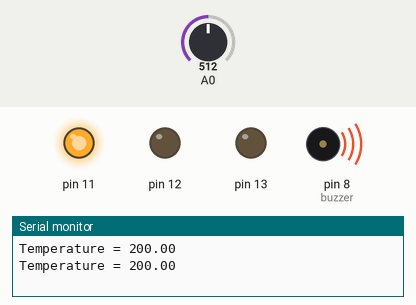
Simulated run of this sketch. Board: Arduino Uno, built with avr-gcc and run on an emulated ATmega328P. Shown: output pins drawn as LEDs (lit = HIGH), buzzer (waves = sounding), the last lines printed to the serial monitor. The inputs (shaded band) are chosen by the test bench; at power-on: A0 = 512.

Above: at 1.8 s.
1.9 s: A0 set to 216
3.4 s: A0 set to 187
At 4.7 s:
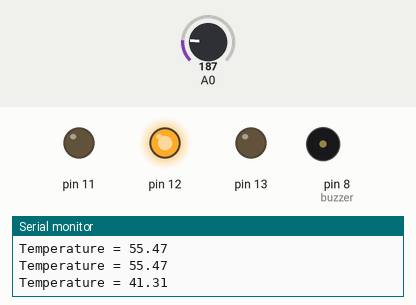
5.5 s: A0 set to 169
7.2 s: A0 set to 143
At 9.0 s:
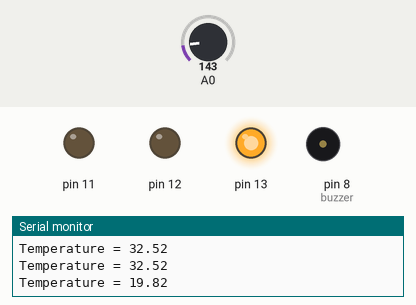
9.5 s: A0 set to 306
At 10.6 s:
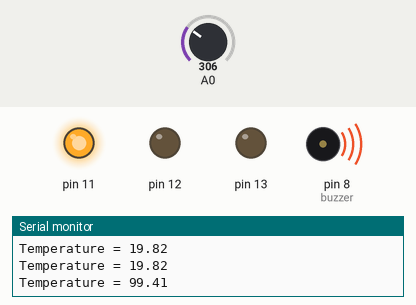
11.5 s: A0 set to 122
At 13.4 s:
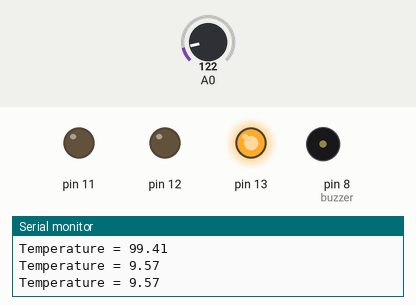
Timing chart, 0 to 14.5 s (numbered marks = the images above; inputs shaded):
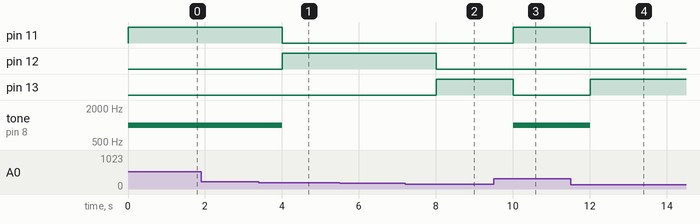

Measured:
- the behaviour switches between 205 and 204 on A0 (found by bisection; images 0 and 1)
- the behaviour switches between 154 and 153 on A0 (found by bisection; images 1 and 2)
- after the input at 3.4 s, pin 11: HIGH → LOW after 0.60 s; pin 12: LOW → HIGH after 0.60 s; tone on pin 8 (buzzer): 1000 Hz → silent after 0.60 s
- after the input at 7.2 s, pin 12: HIGH → LOW after 0.81 s; pin 13: LOW → HIGH after 0.81 s
- after the input at 9.5 s, pin 11: LOW → HIGH after 0.51 s; pin 13: HIGH → LOW after 0.51 s; tone on pin 8 (buzzer): silent → 1000 Hz after 0.51 s
- after the input at 11.5 s, pin 11: HIGH → LOW after 0.51 s; pin 13: LOW → HIGH after 0.51 s; tone on pin 8 (buzzer): 1000 Hz → silent after 0.51 s

The sketch:

worksheet_7.ino
```cpp
float temp;
const int buzzer = 8;
void setup()
{
    pinMode(A0, INPUT);
    pinMode(11, OUTPUT);
    pinMode(12, OUTPUT);
    pinMode(13, OUTPUT);
    pinMode(buzzer, OUTPUT);
    Serial.begin(9600);
}
void loop()
{
    temp = analogRead(A0);
    temp = ((temp * 5) / 1024);
    temp = (temp - 0.5) * 100;
    Serial.print("Temperature = ");
    Serial.println(temp);
    if (temp <= 25)
    {
        digitalWrite(13, HIGH);
        digitalWrite(12, LOW);
        digitalWrite(11, LOW);
        noTone(buzzer);
        delay(1000);
    }
    if (temp > 25 && temp <= 50)
    {
        digitalWrite(11, LOW);
        digitalWrite(12, HIGH);
        digitalWrite(13, LOW);
        noTone(buzzer);
        delay(1000);
    }
    if (temp > 50)
    {
        digitalWrite(13, LOW);
        digitalWrite(12, LOW);
        digitalWrite(11, HIGH);
        tone(buzzer, 1000);
        delay(1000);
    }
}
```
